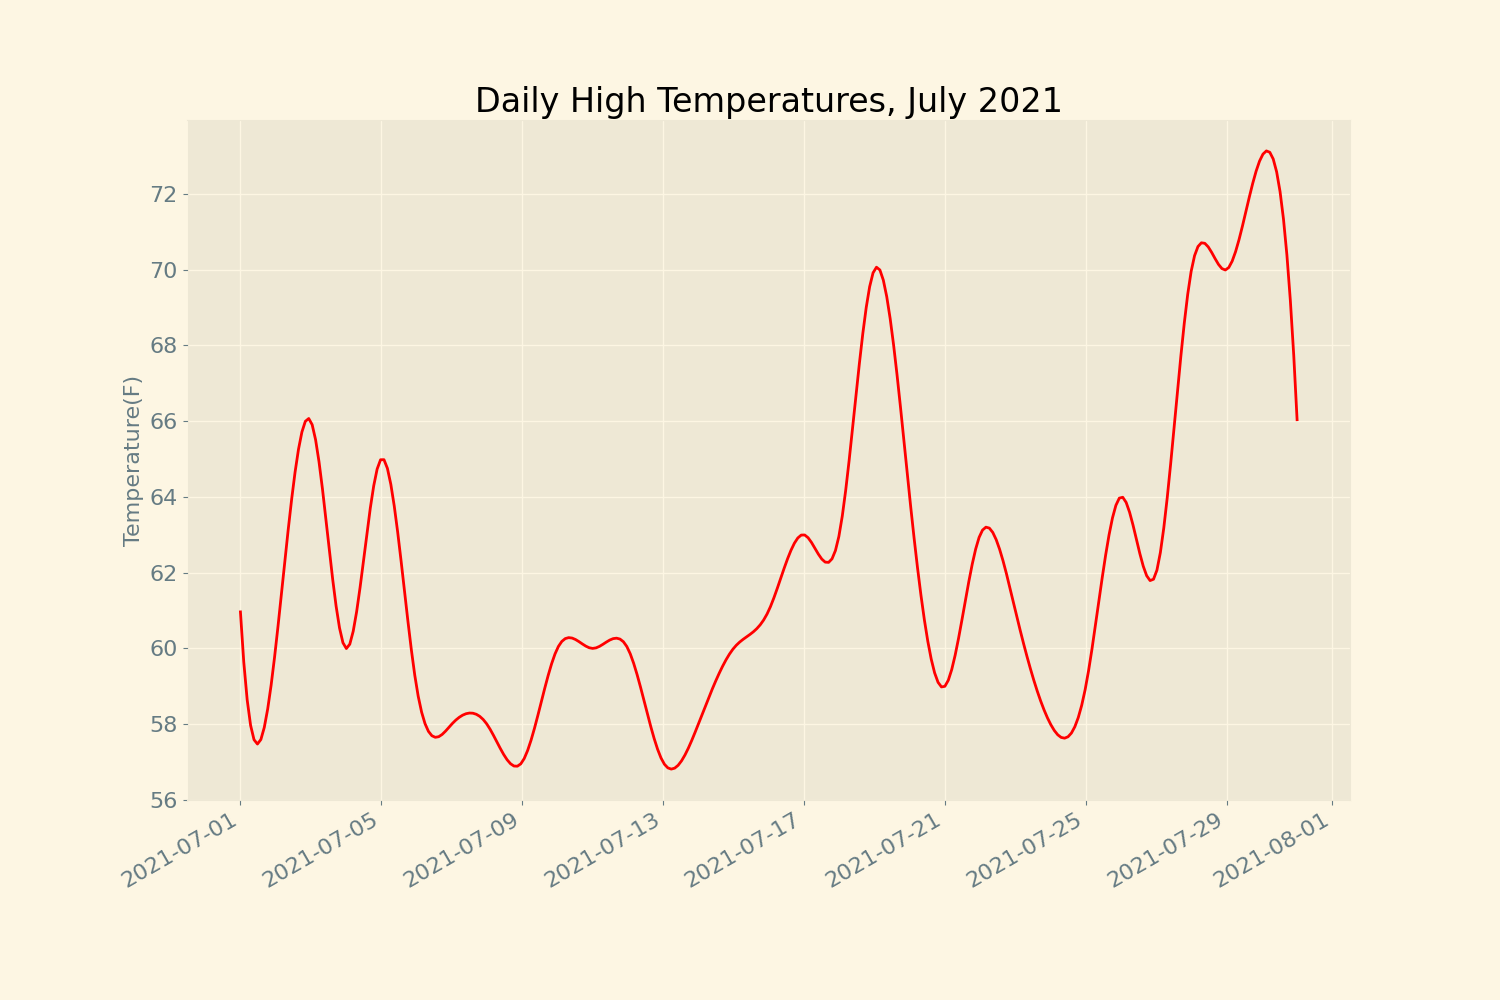

Write Python code to recreate this figure.
import csv
from datetime import datetime
from pathlib import Path

import matplotlib.dates as mdates
import matplotlib.pyplot as plt
import numpy as np
from scipy.interpolate import interp1d

path = Path('weather_data_csv/sitka_weather_07-2021_simple.csv')
lines = path.read_text().splitlines()

reader = csv.reader(lines)
header_row = next(reader)

# 提取日期和最高温度
dates, highs = [], []
for row in reader:
    current_date = datetime.strptime(row[2], '%Y-%m-%d')
    high = int(row[4])
    dates.append(current_date)
    highs.append(high)

# 根据最高温度绘图
plt.style.use('Solarize_Light2')
fig, ax = plt.subplots(figsize=(15, 10))

# 插值并绘制曲线
date_nums = mdates.date2num(dates)
f = interp1d(date_nums, highs, kind='cubic')
date_nums_interp = np.linspace(date_nums.min(), date_nums.max(), len(dates) * 10)
highs_interp = f(date_nums_interp)
ax.plot(mdates.num2date(date_nums_interp), highs_interp, color='red')

# 设置绘制的格式
ax.set_title("Daily High Temperatures, July 2021", fontsize=24)
ax.set_xlabel('', fontsize=16)
fig.autofmt_xdate()
ax.set_ylabel("Temperature(F)", fontsize=16)
ax.tick_params(labelsize=16)

plt.savefig('sitka_highs2')
